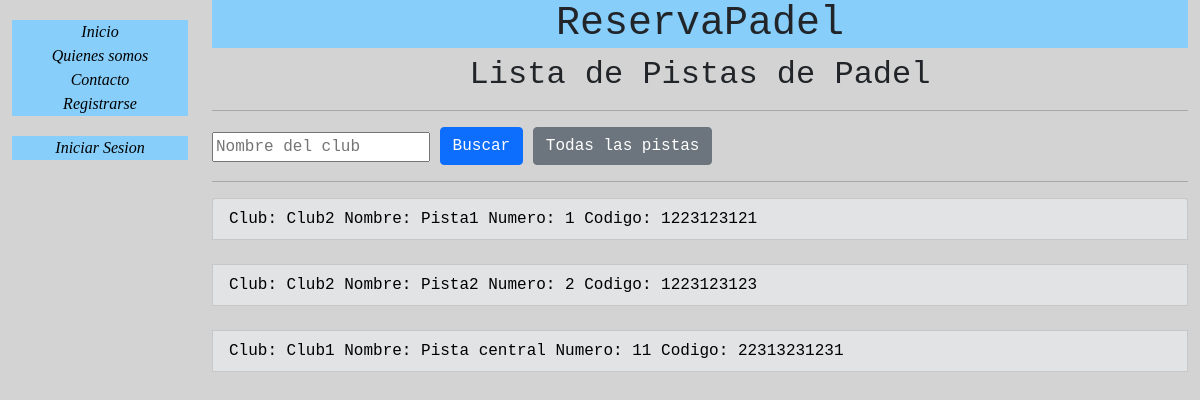
/catalog/listaPistas/, run on the app's committed database.
### catalog/models.py (models this page shows, shortened)
class Pistas(models.Model):
    club=models.ForeignKey(Club, on_delete=models.CASCADE,null=True)
    nombre=models.CharField(max_length=50)
    numero=models.IntegerField()
    codigo=models.CharField(max_length=50)
    imagen= models.ImageField(upload_to="pistas", null=True , blank=True)
    def get_absolute_url(self):
        return reverse('pista-detail', args=[str(self.id)])

class Club(models.Model):
    nombre=models.CharField(max_length=50)
    direccion=models.CharField(max_length=100)
    telefono=models.CharField(max_length=9,null=True)
    def __str__(self) :
        return  self.nombre

### catalog/views.py (the view)
class Pistalista(generic.ListView):
    model= Pistas
    def get_queryset(self):
        texto= self.request.GET.get('nombre')
        if texto:
            pista=Pistas.objects.filter(club__nombre__contains=texto)
        else:
            pista = Pistas.objects.all()
        return pista

### catalog/templates/catalog/pistas_list.html (shortened to what this page needs)
{% extends "base_generic.html" %}
{% block content %}
<h1>ReservaPadel</h1>
<h2>Lista de Pistas de Padel</h2>
<hr>
<form action="?" method="GET">
<input type="text" name="nombre" id="" value="{{request.GET.nombre}}" autocomplete="off" placeholder="Nombre del club">
<input type="submit" class="btn btn-primary" value="Buscar" />
<a href="{% url 'pistalista' %}" class="btn btn-secondary">Todas las pistas</a>
</form>
<hr>
{% if pistas_list %}
    <ul class="list-group" >
      {% for pista in pistas_list %}
      <li class="list-group-item list-group-item-secondary">
        <a href="{{ pista.get_absolute_url }}">Club: {{pista.club}} Nombre: {{ pista.nombre }} Numero: {{pista.numero}} Codigo: {{pista.codigo}} </a>
      </li>
      <br>
      {% endfor %}
    </ul>
    {% else %}
      <p>No hay pistas.</p>
    {% endif %}
{% endblock %}

### catalog/static/css/styles.css (style rules this page uses)
body { font-family: monospace; background-color:lightgrey; }
a { text-decoration: none; color:black; }
h1 { background-color: lightskyblue; }

### catalog/templates/catalog/pistas_list.html (style rules this page uses)
h1 { text-align: center; background-color: lightblue; }
h2 { text-align: center; background-color: lightgray; }

### data on the page
Pistas: club "Club2", nombre "Pista1", numero "1", codigo "1223123121"
Pistas: club "Club2", nombre "Pista2", numero "2", codigo "1223123123"
Pistas: club "Club1", nombre "Pista central", numero "11", codigo "22313231231"
